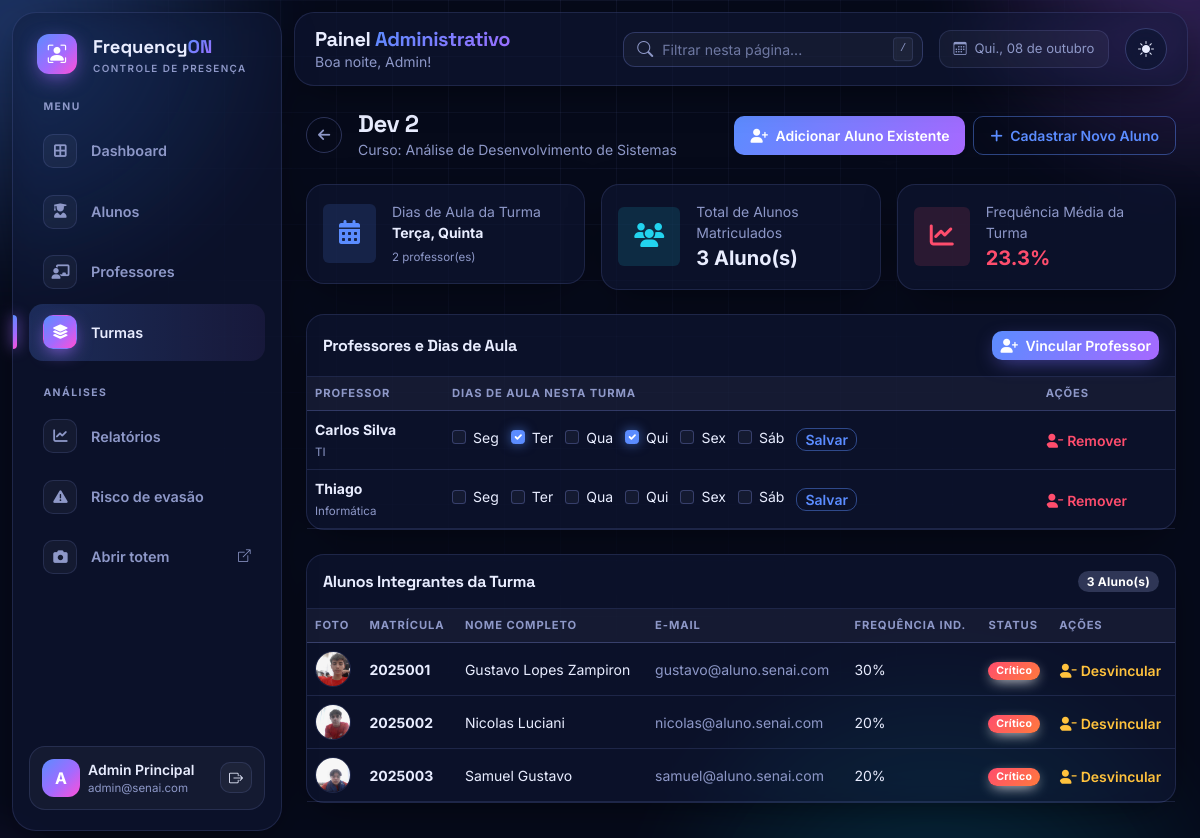
Before: /admin/turmas/1 (signed in) with the older database file.
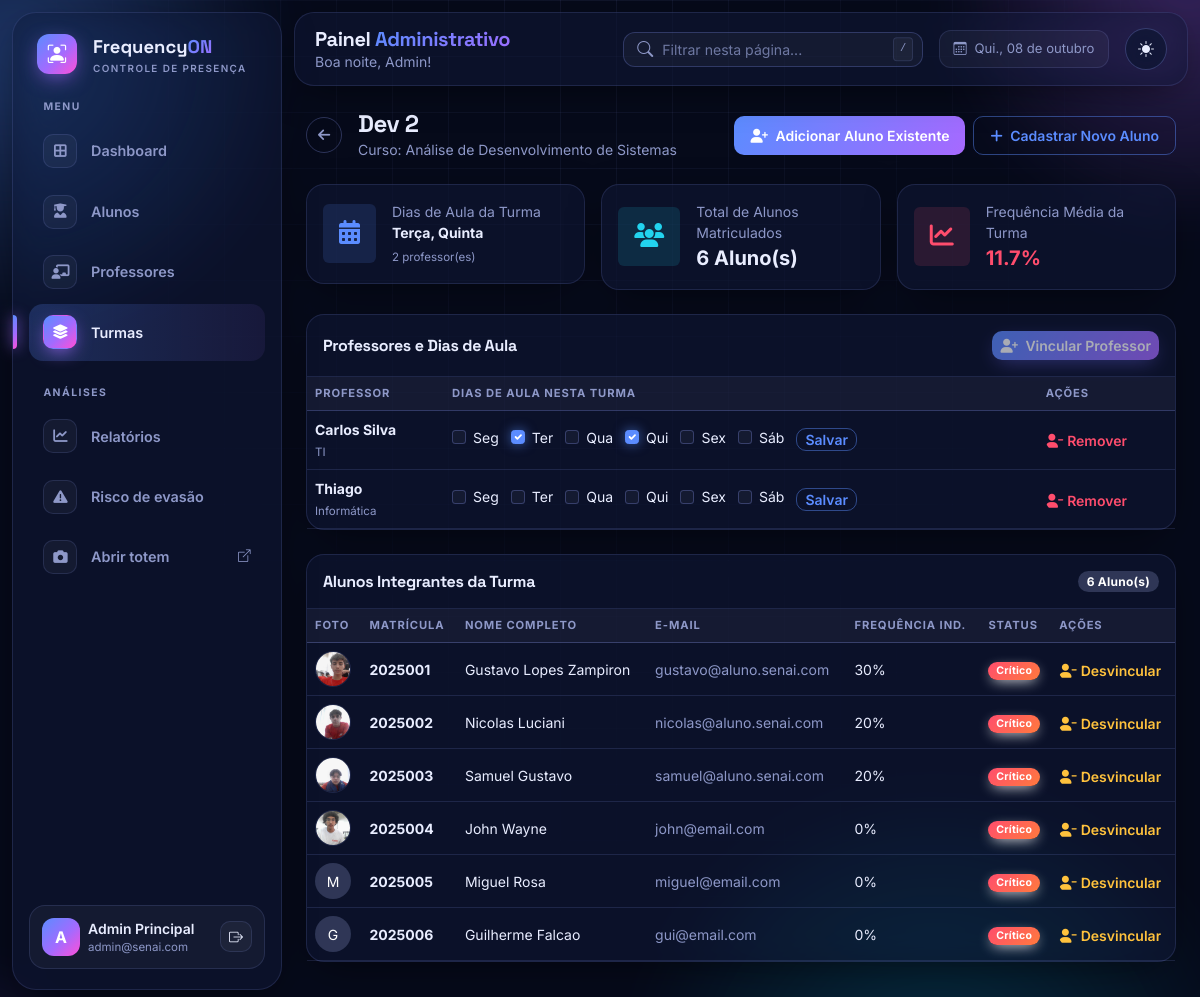
After: the same page with the newer database file.
### database.py (models this page shows, shortened)
class ProfessorTurma(db.Model):
    __tablename__ = "professor_turma"
    professor_id = db.Column(db.Integer, db.ForeignKey("professores.id"), primary_key=True)
    turma_id = db.Column(db.Integer, db.ForeignKey("turmas.id"), primary_key=True)
    dias = db.Column(db.String(20), nullable=False, default="")   # ex: "1,3" = terça e quinta
    professor = db.relationship("Professor", back_populates="vinculos")
    turma = db.relationship("Turma", back_populates="vinculos")
    @property
    def dias_semana(self):
        return tuple(int(d) for d in self.dias.split(",") if d.strip().isdigit())

class UsuarioMixin:
    def set_senha(self, senha):
        self.senha_hash = generate_password_hash(senha)
    def check_senha(self, senha):
        return check_password_hash(self.senha_hash, senha)

class Aluno(UsuarioMixin, db.Model):
    __tablename__ = "alunos"
    id = db.Column(db.Integer, primary_key=True)
    nome = db.Column(db.String(120), nullable=False)
    email = db.Column(db.String(120))
    matricula = db.Column(db.String(30), unique=True, nullable=False, index=True)
    numero_chamada = db.Column(db.Integer)
    senha_hash = db.Column(db.String(255), nullable=False)
    foto = db.Column(db.String(255))            # URL da foto (ex: /static/uploads/...)
    face_encoding = db.Column(db.LargeBinary)   # 128 floats (float64) do rosto
    turma_id = db.Column(db.Integer, db.ForeignKey("turmas.id"))
    turma = db.relationship("Turma", back_populates="alunos")
    presencas = db.relationship("Presenca", cascade="all, delete-orphan", backref="aluno")
    justificativas = db.relationship("Justificativa", cascade="all, delete-orphan", backref="aluno",
                                     order_by="Justificativa.data.desc()")
    @property
    def frequencia(self):
        if not self.turma_id:
            return 0
        dias_aula = self.turma.dias_aula
        if not dias_aula:
            return 0
        dias = (db.session.query(func.count(func.distinct(Presenca.data)))
                .join(Aluno, Presenca.aluno_id == Aluno.id)
                .filter(Aluno.turma_id == self.turma_id,
                        filtro_dias_aula(Presenca.data, dias_aula))
                .scalar())
        if not dias:
            return 0
        ok = (db.session.query(func.count(Presenca.id))
              .filter(
                  Presenca.aluno_id == self.id,
                  Presenca.status.in_(("presente", "atraso")),
                  filtro_dias_aula(Presenca.data, dias_aula)
              )
              .scalar())
        return min(100, round(ok * 100 / (dias * AULAS_POR_DIA)))

class Professor(UsuarioMixin, db.Model):
    __tablename__ = "professores"
    id = db.Column(db.Integer, primary_key=True)
    nome = db.Column(db.String(120), nullable=False)
    email = db.Column(db.String(120), unique=True, nullable=False)
    senha_hash = db.Column(db.String(255), nullable=False)
    departamento = db.Column(db.String(120))
    foto = db.Column(db.String(255))
    vinculos = db.relationship("ProfessorTurma", back_populates="professor",
                               cascade="all, delete-orphan")

### app.py (the view)
@admin.route("/turmas/<int:id>")
@requer("admin")
def detalhes_turma(id):
    turma = db.get_or_404(Turma, id)
    vinculados = {v.professor_id for v in turma.vinculos}
    return render_template("admin/detalhes_turma.html", turma=turma,
                           alunos_sem_turma=Aluno.query.filter_by(turma_id=None).all(),
                           professores_disponiveis=[p for p in Professor.query.order_by(Professor.nome)
                                                    if p.id not in vinculados],
                           dias_opcoes=[(d, NOMES_DIAS[d]) for d in DIAS_SELECIONAVEIS])

### app.py (called while the page is built)
def usuario_atual():
    tipo, uid = session.get("tipo"), session.get("uid")
    modelo = {"admin": Admin, "professor": Professor, "aluno": Aluno}.get(tipo)
    return db.session.get(modelo, uid) if modelo and uid else None

def requer(tipo):
    def deco(f):
        @wraps(f)
        def wrapper(*a, **kw):
            if session.get("tipo") != tipo or not usuario_atual():
                return redirect(url_for({"admin": "login_admin", "professor": "login_professor"}
                                        .get(tipo, "login_aluno")))
            return f(*a, **kw)
        return wrapper
    return deco

### database.py (called while the page is built)
def filtro_dias_aula(coluna, dias):
    return func.strftime("%w", coluna).in_([str((d + 1) % 7) for d in dias])

    @property
    def dias_aula(self):
        return tuple(sorted({d for v in self.vinculos for d in v.dias_semana}))

    @property
    def dias_aula_nomes(self):
        return ", ".join(NOMES_DIAS[d] for d in self.dias_aula) or "Nenhum dia definido"

    @property
    def frequencia_media(self):
        v = [a.frequencia for a in self.alunos]
        return round(sum(v) / len(v), 1) if v else 0

### templates/admin/detalhes_turma.html (shortened to what the changed rows need)
{% extends 'admin/base.html' %}
{% block content %}
<div class="d-flex align-items-center justify-content-between mb-4">
    <div class="d-flex align-items-center gap-3">
        <div>
            <h1 class="h4 fw-bold text-dark mb-0">{{ turma.nome }}</h1>
        </div>
    </div>
</div>
<div class="row g-3 mb-4">
    <div class="col-md-4">
        <div class="card border-0 shadow-sm rounded-3">
            <div class="card-body p-3 d-flex align-items-center gap-3">
                <div>
                    <span class="text-muted small d-block">Dias de Aula da Turma</span>
                    <strong class="text-dark small d-block">{{ turma.dias_aula_nomes }}</strong>
                    <span class="text-muted texto-mini">{{ turma.vinculos|length }} professor(es)</span>
                </div>
            </div>
        </div>
    </div>
    <div class="col-md-4">
        <div class="card border-0 shadow-sm rounded-3">
            <div class="card-body p-3 d-flex align-items-center gap-3">
                <div>
                    <span class="text-muted small d-block">Total de Alunos Matriculados</span>
                    <strong class="fs-5 text-dark d-block">{{ turma.alunos|length }} Aluno(s)</strong>
                </div>
            </div>
        </div>
    </div>
    <div class="col-md-4">
        <div class="card border-0 shadow-sm rounded-3">
            <div class="card-body p-3 d-flex align-items-center gap-3">
                <div>
                    <span class="text-muted small d-block">Frequência Média da Turma</span>
                    <strong class="fs-5 {% if turma.frequencia_media < 75 %}text-danger{% else %}text-success{% endif %} d-block">
                        {{ turma.frequencia_media }}%
                    </strong>
                </div>
            </div>
        </div>
    </div>
</div>
<div class="card border-0 shadow-sm rounded-3 mb-4">
    <div class="card-body p-0">
        <div class="table-responsive">
            <table class="table align-middle mb-0">
                <thead class="table-light small">
                    <tr>
                        <th>Professor</th>
                        <th>Dias de aula nesta turma</th>
                        <th>Ações</th>
                    </tr>
                </thead>
                <tbody class="small">
                    {% for v in turma.vinculos|sort(attribute='professor.nome') %}
                    <tr>
                        <td>
                            <strong class="d-block">{{ v.professor.nome }}</strong>
                            <span class="text-muted texto-mini">{{ v.professor.departamento or '-' }}</span>
                        </td>
                        <td>
                            <form method="POST" action="{{ url_for('admin.dias_professor_turma', turma_id=turma.id, professor_id=v.professor_id) }}" class="d-flex align-items-center gap-2 flex-wrap">
                                {% for d, nome in dias_opcoes %}
                                <div class="form-check form-check-inline me-1">
                                    <input class="form-check-input" type="checkbox" name="dias" value="{{ d }}" id="d{{ v.professor_id }}_{{ d }}" {% if d in v.dias_semana %}checked{% endif %}>
                                    <label class="form-check-label" for="d{{ v.professor_id }}_{{ d }}">{{ nome[:3] }}</label>
                                </div>
                                {% endfor %}
                                <button type="submit" class="btn btn-outline-primary btn-sm py-0">Salvar</button>
                            </form>
                        </td>
                        <td>
                            <form class="d-inline" method="POST" action="{{ url_for('admin.desvincular_professor', turma_id=turma.id, professor_id=v.professor_id) }}" onsubmit="return confirm('Remover este professor da turma?');">
                                <button type="submit" class="btn btn-sm btn-link text-danger p-0 border-0 fw-semibold text-decoration-none">
                                    <i class="fa-solid fa-user-minus me-1"></i>Remover
                                </button>
                            </form>
                        </td>
                    </tr>
                    {% else %}
                    <tr><td colspan="3" class="text-center text-muted py-3">Nenhum professor vinculado a esta turma.</td></tr>
                    {% endfor %}
                </tbody>
            </table>
        </div>
    </div>
</div>
<div class="card border-0 shadow-sm rounded-3">
    <div class="card-body p-0">
        <div class="p-3 border-bottom d-flex align-items-center justify-content-between">
            <h6 class="fw-bold text-dark mb-0">Alunos Integrantes da Turma</h6>
            <span class="badge bg-secondary small">{{ turma.alunos|length }} Aluno(s)</span>
        </div>
        <div class="table-responsive">
            <table class="table table-hover align-middle mb-0">
                <thead class="table-light small">
                    <tr>
                        <th>Foto</th>
                        <th>Matrícula</th>
                        <th>Nome Completo</th>
                        <th>E-mail</th>
                        <th>Frequência Ind.</th>
                        <th>Status</th>
                        <th>Ações</th>
                    </tr>
                </thead>
                <tbody class="small">
                    {% for aluno in turma.alunos %}
                    <tr>
                        <td>
                            {% if aluno.foto %}
                                <img src="{{ aluno.foto }}" alt="{{ aluno.nome }}" class="rounded-circle border object-fit-cover quadrado-36">
                            {% else %}
                                <div class="avatar-initial rounded-circle bg-secondary text-white d-flex align-items-center justify-content-center quadrado-36">
                                    {{ aluno.nome[0] if aluno.nome else 'A' }}
                                </div>
                            {% endif %}
                        </td>
                        <td class="fw-bold">{{ aluno.matricula }}</td>
                        <td>{{ aluno.nome }}</td>
                        <td class="text-muted">{{ aluno.email or '-' }}</td>
                        <td>{{ aluno.frequencia }}%</td>
                        <td>
                            <span class="badge {% if aluno.frequencia < 75 %}bg-danger{% else %}bg-success{% endif %}">
                                {% if aluno.frequencia < 75 %}Crítico{% else %}Regular{% endif %}
                            </span>
                        </td>
                        <td>
                            <form class="d-inline" method="POST" action="{{ url_for('admin.desvincular_aluno', aluno_id=aluno.id) }}">
                                <button type="submit" class="btn btn-sm btn-link text-warning p-0 border-0 fw-semibold text-decoration-none">
                                    <i class="fa-solid fa-user-minus me-1"></i>Desvincular
                                </button>
                            </form>
                        </td>
                    </tr>
                    {% endfor %}
                </tbody>
            </table>
        </div>
    </div>
</div>
{% endblock %}

Changed rows visible on the page:
computed for ProfessorTurma "Carlos Silva": frequencia_media "23.3" → "11.7"
now on this page (row edited): Aluno: foto (picture), matricula "2025004", nome "John Wayne", email "john@email.com", frequencia "0", shows "Crítico"
added Aluno: nome "M", matricula "2025005", nome "Miguel Rosa", email "miguel@email.com", frequencia "0", shows "Crítico"
added Aluno: nome "G", matricula "2025006", nome "Guilherme Falcao", email "gui@email.com", frequencia "0", shows "Crítico"
Other visible differences:
{{ turma.alunos|length }}: "3" → "6"
